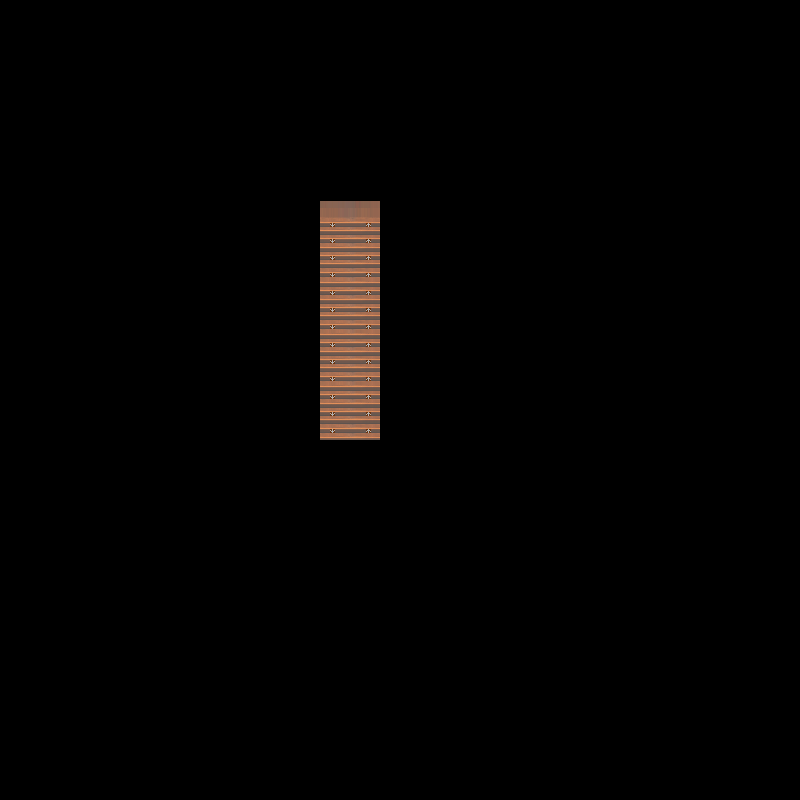

A level layout from a 2D game, rendered from its tile map. Below: a short description, then the map file with tile-grid data replaced by summaries:
An orthogonal 200x200 tile map with 4x4 px tiles, 1 tile layer (Tile Layer 1) and 2 objects.

<map version="1.10" tiledversion="1.10.1" orientation="orthogonal" renderorder="right-down" width="200" height="200" tilewidth="4" tileheight="4" infinite="0" nextlayerid="3" nextobjectid="6">
 <tileset firstgid="1" source="LibraryA.tsx" />
 <layer id="1" name="Tile Layer 1" width="200" height="200">
  <data>[40000 cells, 902 non-empty, 316 distinct tile ids]</data>
 </layer>
 <objectgroup id="2" name="Object Layer 1">
  <object id="2" x="380" y="168.5" width="37.75" height="323.5" />
  <object id="5" x="272.25" y="165" width="47" height="301.25" />
 </objectgroup>
</map>
